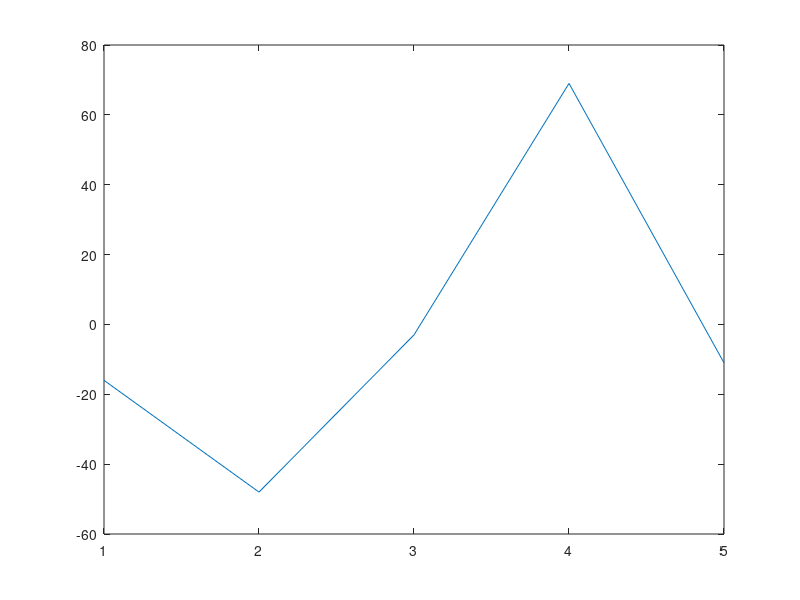

MATLAB code for this plot:
% // TI File $Revision: /main/3 $
% // Checkin $Date: November 1, 2010   13:05:07 $
% // =====================================================================================
% //  This software is licensed for use with Texas Instruments C28x
% //  family DSCs.  This license was provided to you prior to installing
% //  the software.  You may review this license by consulting a copy of
% //  the agreement in the doc directory of this library.
% //======================================================================================
% //
% // 	FILE:    FixedPointFIR16.m
% //
% // 	TITLE:   DSP2833x Device Fixed Point FIR16 Test Program.   
% //
% //
% // 	ASSUMPTIONS:
% //
% //   	This matlab code is reference code for debugging FixedPoint DSP library
% //    16 bit FIR module and example project 2833x_FixedPoint_FIR16. 
% //
% //
% //   
% //    Watch Variables:
% //
% //      x_raw_sig         Input signal (float)
% //      fir_lpfxx_Q15		FIR filter coefficients (Q15)
% //      x_Q15             Input signal in Q15 format
% //      output            Filtered signal (Q15)
% //
% //######################################################################################
% // $TI Release: C28x Fixed-Point DSP Library v1.10 $
% // $Release Date: November 1, 2011 $
% // $Copyright: $
% //######################################################################################

clear all
close all

disp('==============================================================');
disp('==============================================================');
disp('this is Matlab version of C28x Fixed Point FIR16 code');
disp('The result is stored in array output Q15');
disp('The signal is stored in array x_raw_sig (float)');
disp('The signal in Q15 format is stored in array x_Q15');
disp('==============================================================');

RadStep = 0.1963495408494;

N=input('Please enter signal length N =');
halfSize=N-1;

Rad=[0:RadStep:(halfSize)*RadStep];

Rx=sin(Rad)+cos(Rad*2.3567);
Ix=0*(cos(Rad*8.345) + sin(Rad*5.789));

x=Rx+j*Ix;
x_raw_sig=x/2;

x_Q15=2^15*x/2;

fir_lpf6_Q15=[-3368,347,17612,17612,347,-3368];

fir_lpf7_Q15=[-891,  -4096,   9083,  21178,   9083,  -4096,   -891];

fir_lpf32_Q15=[-31,    -61,     92,    122,   -186,   -248,    348,    449,   -607, -778,   1043,   1370,  -1909,  -2789,   4835,  14710,  14710,   4835, -2789,  -1909,   1370,   1043,   -778,   -607,    449,    348,   -248, -186,    122,     92,    -61,    -31];

%result=conv(fir_lpf6_Q15,x_Q15)*2^7/2^6/2^16;
%result=conv(fir_lpf7_Q15,x_Q15)*2^7/2^6/2^16;
result=conv(fir_lpf32_Q15,x_Q15)*2^7/2^6/2^16;

output=floor(result(1:N));

plot(output)

















